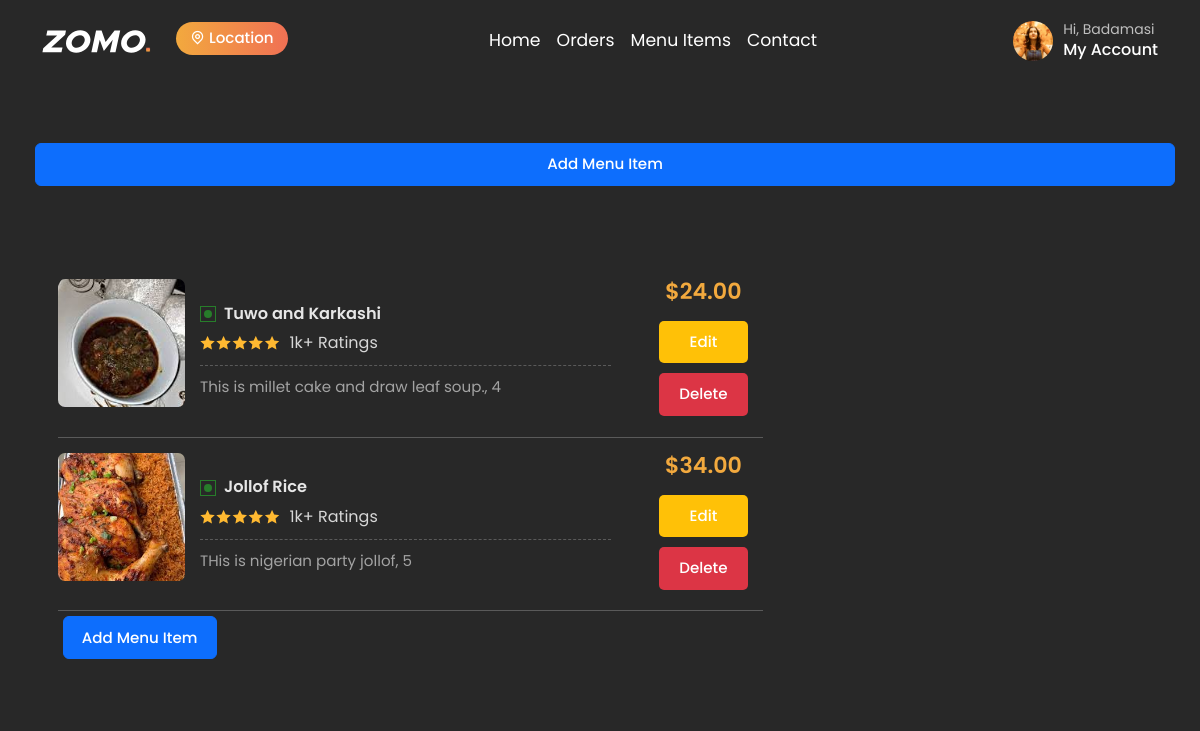
The app's page /menu-item-list/ (signed in), older data.
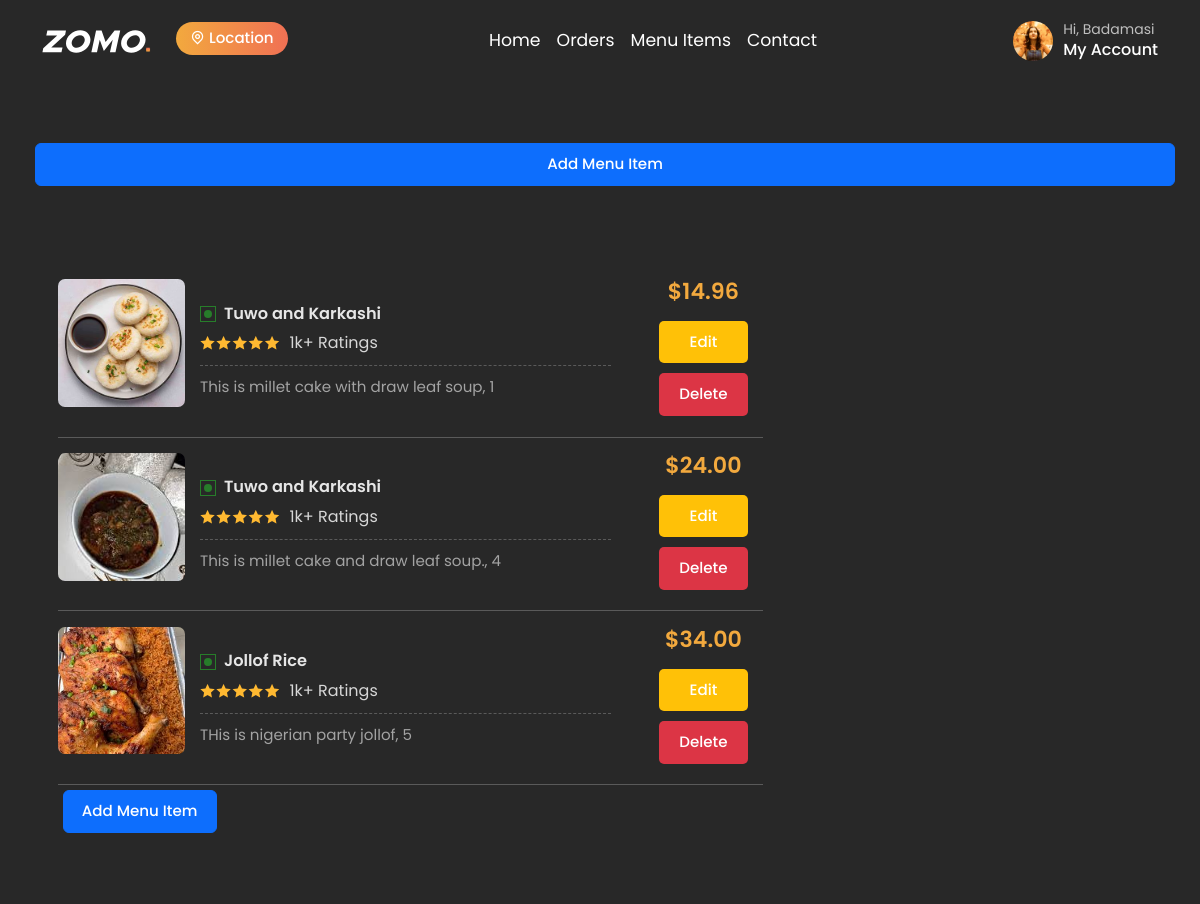
The same page, newer data.
### restaurant/models.py (models this page shows, shortened)
class MenuItem(models.Model):
    restaurant = models.ForeignKey(Restaurant, on_delete=models.CASCADE, related_name='menu_items', null=True, blank=True)
    menu = models.ForeignKey(Menu, on_delete=models.CASCADE, related_name='menu_items', null=True, blank=True)
    name = models.CharField(max_length=100)
    description = models.TextField()
    price = models.DecimalField(max_digits=6, decimal_places=2)
    image = models.ImageField(upload_to='menu_items/')
    is_available = models.BooleanField(default=True)
    category = models.ForeignKey('Category', on_delete=models.SET_NULL, null=True, related_name='menu_items')
    menu_item_id = models.AutoField(primary_key=True)
    preparation_time = models.IntegerField(default=30)

### restaurant/views.py (the view)
# urls.py: path('menu-item-list/', views.menu_item_list, name='menu-item-list'),
def menu_item_list(request):
    user = request.user
    if user.role == 'restaurant':
        restaurant = Restaurant.objects.get(owner=user)
        menus = Menu.objects.filter(restaurant=restaurant)
        menu_items = MenuItem.objects.filter(menu__in=menus)
        return render(request, 'restaurant/menu-item-list.html', {'menu_items': menu_items})
    else:
        return redirect('home')

### restaurant/templates/restaurant/menu-item-list.html (shortened to what the changed rows need)
{% extends 'restaurant/base.html' %}
{% block content %}
{% load static %}
<section class="tab-details-section section-b-space">
    <div class="container">
        <div class="category-detail-tab">
            <div class="row g-4">
                                <div class="col-lg-8">
                                    <div class="product-box-section section-b-space">
                                        <div data-bs-spy="scroll" data-bs-target="#navbar"data-bs-smooth-scroll="true" class="scrollspy-example-2" tabindex="0">
                                            <div class="product-details-box-list">
                                                <div class="product-details-box-title">
                                                {% for menu_item in menu_items %}
                                                <div id="item-2">
                                                    <div class="product-details-box">
                                                        <div class="product-img">
                                                            <img class="img-fluid img"
                                                                src="{{menu_item.image.url}}" alt="rp1">
                                                        </div>
                                                        <div class="product-content">
                                                            <div class="description d-flex align-items-center justify-content-between">
                                                                <div>
                                                                    <div class="d-flex align-items-center gap-2">
                                                                        <img class="img-fluid"
                                                                            src="{% static 'customer/assets/images/svg/veg.svg' %}" alt="non-veg">
                                                                        <h6 class="product-name">
                                                                            {{menu_item.name}}
                                                                        </h6>
                                                                    </div>
                                                                    <div class="rating-section">
                                                                        <ul class="rating-star">
                                                                            <li>
                                                                                <i class="ri-star-fill star"></i>
                                                                            </li>
                                                                            <li>
                                                                                <i class="ri-star-fill star"></i>
                                                                            </li>
                                                                            <li>
                                                                                <i class="ri-star-fill star"></i>
                                                                            </li>
                                                                            <li>
                                                                                <i class="ri-star-fill star"></i>
                                                                            </li>
                                                                            <li>
                                                                                <i class="ri-star-fill star"></i>
                                                                            </li>
                                                                        </ul>
                                                                        <h6 class="rating-amount">
                                                                            1k+ Ratings
                                                                        </h6>
                                                                    </div>
                                                                    <p>
                                                                        {{menu_item.description}}, {{menu_item.menu_item_id}}
                                                                    </p>
                                                                </div>
                                                                <div class="product-box-price">
                                                                    <h2 class="theme-color fw-semibold">
                                                                         ${{menu_item.price}} {% comment %}<span>/ <del>$60</del></span> {% endcomment %}
                                                                    </h2>
                                                                    <div class="form-group">
                                                                        <div class="col-sm-offset-2 col-sm-10 omo">
                                                                            <button type="button" class="btn edit-btn" onclick="location.href='{% url 'edit-menu-item' menu_item.menu_item_id %}'">Edit</button>
                                                                            <button type="button" class="btn delete-btn" data-bs-toggle="modal" data-bs-target="#deleteConfirmationModal{{ menu_item.menu_item_id }}">Delete</button>
                                                                        </div>
                                                                        </div>
                                                                </div>
                                                            </div>
                                                        </div>
                                                    </div>
                                                {% endfor %}
                                            </div>
                                            </div>
                                        </div>
                                    </div>
                                </div>
                            </section>
                        {% endblock %}

Row changes from the older to the newer data that the page shows:
now on this page (row edited): MenuItem: image (picture), name "Tuwo and Karkashi", description "This is millet cake with draw leaf soup", menu_item_id "1", price "14.96"
